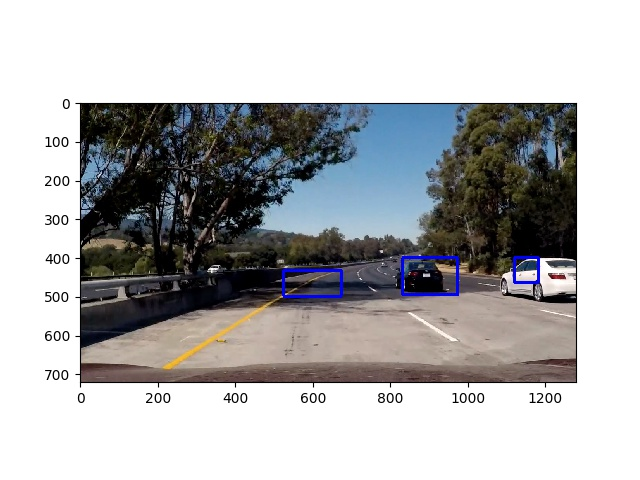
#> input picture image.jpg, 640 x 480 px, given in place of 340.jpeg, which was not available
$ jupyter execute writeup.ipynb   (text cells are left out)
#> lines starting #> are read from the running program, lines starting #| are printed output that depends on the picture; pictures that were not available may be replaced by others from this repository, and a replacement may not be noted
[cell 1]
import matplotlib.pyplot as plt
import matplotlib.image as mpimg

from skimage.feature import hog
from skimage import data, color, exposure

def display(path):
#> called with path = 'data/cars/340.jpeg'
    image = mpimg.imread(path)
#> image is the input picture: shape (480, 640, 3); mean R, G, B 177.7, 178.1, 179.3
    img_channel = image[:, :, 0]
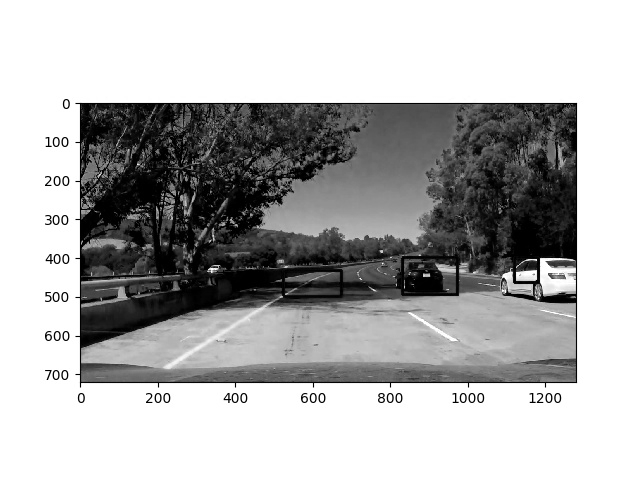
#> img_channel: shape (480, 640); min 0, max 255, mean 177.7
    fd, hog_image = hog(img_channel, orientations=8, pixels_per_cell=(8, 8),
                     cells_per_block=(1, 1), visualise=True)
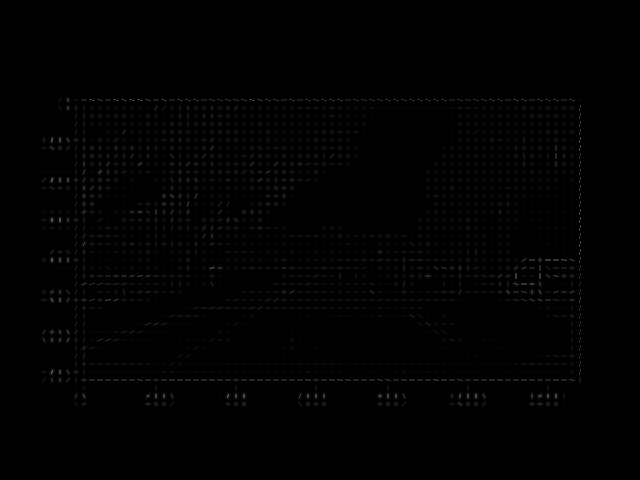
#> hog_image: shape (480, 640) float64; min 0, max 114.1, mean 1.5
    fig, (ax1, ax2) = plt.subplots(1, 2, figsize=(8, 4), sharex=True, sharey=True)

    ax1.axis('off')
    ax1.imshow(image, cmap=plt.cm.gray)
    ax1.set_title('Input image')
    ax1.set_adjustable('box-forced')

    # Rescale histogram for better display
    hog_image_rescaled = exposure.rescale_intensity(hog_image, in_range=(0, 0.02))
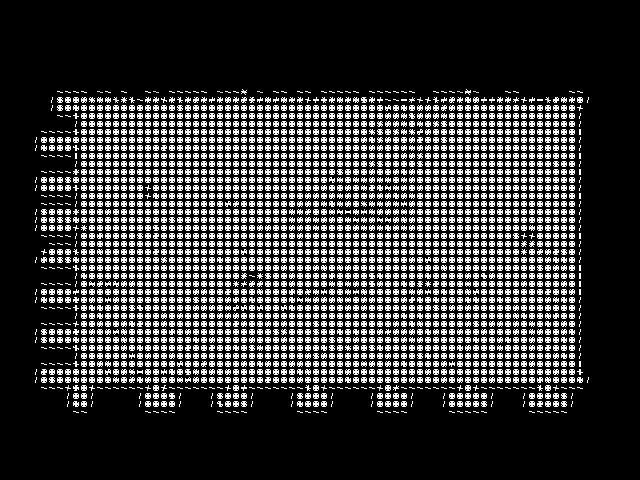
#> hog_image_rescaled: shape (480, 640) float64; min 0, max 1, mean 0.216

    ax2.axis('off')
    ax2.imshow(hog_image)
    ax2.set_title('Histogram of Oriented Gradients')
    ax1.set_adjustable('box-forced')
    plt.show()
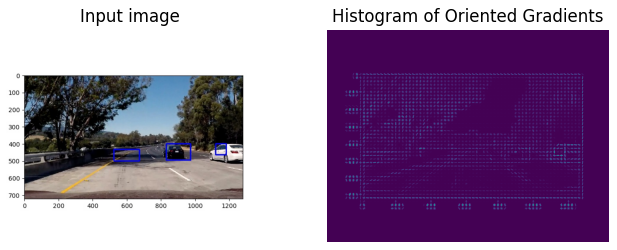
#> figure drawn by matplotlib, 2 panels

path = 'data/cars/340.jpeg'
display(path)

path = 'data/cars/341.jpeg'
display(path)
#> call 2 of display, with path = 'data/cars/341.jpeg'
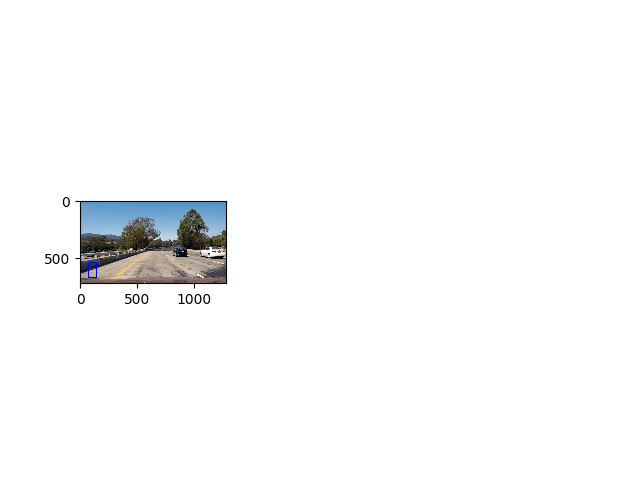
#> input picture image1.png, 640 x 480 px, given in place of 341.jpeg, which was not available
#> in display, image is the input picture: shape (480, 640, 4) float32; mean R, G, B, A 0.977, 0.978, 0.979, 1
#> in display (call 2), `hog_image_rescaled = exposure.rescale_intensity(hog_image, in_range=(0..`:
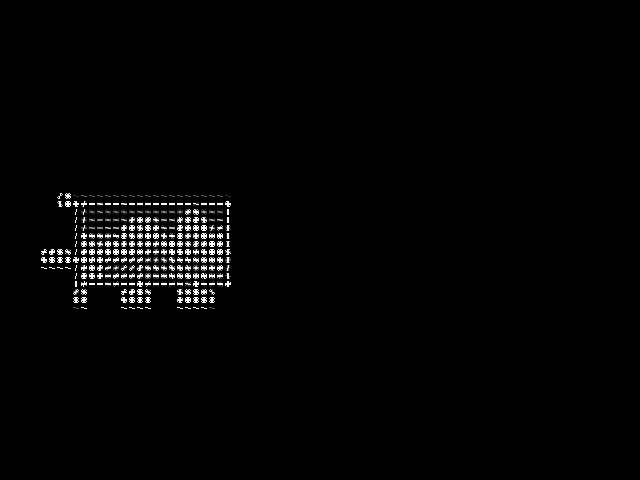
#> hog_image_rescaled: shape (480, 640) float32; min 0, max 1, mean 0.0154

path = 'data/notcars/image0087.jpeg'
display(path)
#> call 3 of display, with path = 'data/notcars/image0087.jpeg'
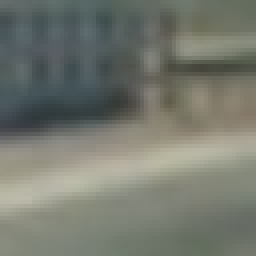
#> input picture data/notcars1/image0087.jpeg, 64 x 64 px, found by its file name (shown 4 times larger)
#> in display, image is the input picture: shape (64, 64, 3); mean R, G, B 117.1, 120.7, 111
#> in display (call 3), `img_channel = image[:, :, 0]`:
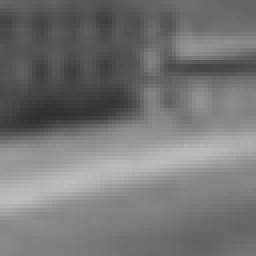
#> img_channel: shape (64, 64) (shown 4 times larger); min 48, max 189, mean 117.1
#> in display (call 3), `fd, hog_image = hog(img_channel, orientations=8, pixels_per_cell=(8, 8..`: fd = 512 values, max 0.952 at index 363, min 0 at index 49, mean 0.269
#> in display (call 3), `hog_image_rescaled = exposure.rescale_intensity(hog_image, in_range=(0..`:
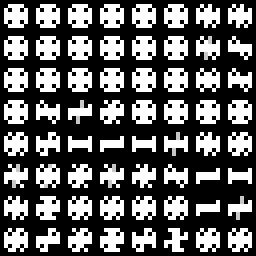
#> hog_image_rescaled: shape (64, 64) float64 (shown 4 times larger); min 0, max 1, mean 0.376
#> in display (call 3), `hog_image_rescaled = exposure.rescale_intensity(hog_image, in_range=(0..`:
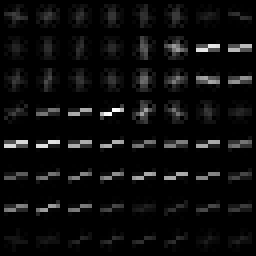
#> hog_image: shape (64, 64) float64 (shown 4 times larger); min 0, max 18.66, mean 0.931; drawn with min black and max white

path = 'data/notcars/image0088.jpeg'
display(path)
